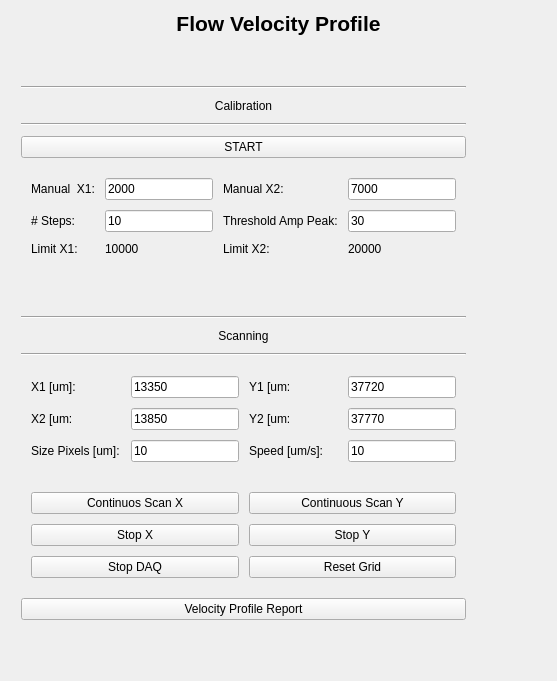
     <widget class="QWidget" name="page_calib">
      <layout class="QVBoxLayout" name="verticalLayout_11">
       <item>
        <layout class="QVBoxLayout" name="verticalLayout_10">
         <property name="spacing">
          <number>0</number>
         </property>
         <item>
          <widget class="QLabel" name="label_13">
           <property name="sizePolicy">
            <sizepolicy hsizetype="Preferred" vsizetype="Fixed">
             <horstretch>0</horstretch>
             <verstretch>0</verstretch>
            </sizepolicy>
           </property>
           <property name="text">
            <string>&lt;html&gt;&lt;head/&gt;&lt;body&gt;&lt;p align=&quot;center&quot;&gt;&lt;span style=&quot; font-size:16pt; font-weight:700;&quot;&gt;Flow Velocity Profile&lt;/span&gt;&lt;/p&gt;&lt;/body&gt;&lt;/html&gt;</string>
           </property>
          </widget>
         </item>
         <item>
          <layout class="QHBoxLayout" name="horizontalLayout_17">
           <property name="spacing">
            <number>10</number>
           </property>
           <property name="sizeConstraint">
            <enum>QLayout::SetFixedSize</enum>
           </property>
           <property name="leftMargin">
            <number>10</number>
           </property>
           <property name="topMargin">
            <number>10</number>
           </property>
           <property name="rightMargin">
            <number>10</number>
           </property>
           <property name="bottomMargin">
            <number>10</number>
           </property>
           <item>
            <layout class="QVBoxLayout" name="verticalLayout_8">
             <property name="sizeConstraint">
              <enum>QLayout::SetFixedSize</enum>
             </property>
             <item>
              <spacer name="verticalSpacer_6">
               <property name="orientation">
                <enum>Qt::Vertical</enum>
               </property>
               <property name="sizeHint" stdset="0">
                <size>
                 <width>20</width>
                 <height>40</height>
                </size>
               </property>
              </spacer>
             </item>
             <item>
              <widget class="Line" name="line_12">
               <property name="orientation">
                <enum>Qt::Horizontal</enum>
               </property>
              </widget>
             </item>
             <item>
              <widget class="QLabel" name="label_20">
               <property name="text">
                <string>Calibration</string>
               </property>
               <property name="alignment">
                <set>Qt::AlignCenter</set>
               </property>
              </widget>
             </item>
             <item>
              <widget class="Line" name="line_9">
               <property name="orientation">
                <enum>Qt::Horizontal</enum>
               </property>
              </widget>
             </item>
             <item>
              <widget class="QPushButton" name="Vel_Start_Calib">
               <property name="text">
                <string>START</string>
               </property>
              </widget>
             </item>
             <item>
              <layout class="QGridLayout" name="gridLayout_2">
               <property name="leftMargin">
                <number>10</number>
               </property>
               <property name="topMargin">
                <number>10</number>
               </property>
               <property name="rightMargin">
                <number>10</number>
               </property>
               <property name="bottomMargin">
                <number>10</number>
               </property>
               <property name="spacing">
                <number>10</number>
               </property>
               <item row="3" column="4">
                <widget class="QLineEdit" name="Vel_Threshold_Peak">
                 <property name="sizePolicy">
                  <sizepolicy hsizetype="Fixed" vsizetype="Fixed">
                   <horstretch>0</horstretch>
                   <verstretch>0</verstretch>
                  </sizepolicy>
                 </property>
                 <property name="text">
                  <string>30</string>
                 </property>
                </widget>
               </item>
               <item row="1" column="4">
                <widget class="QLineEdit" name="Vel_Manual_X2">
                 <property name="sizePolicy">
                  <sizepolicy hsizetype="Fixed" vsizetype="Fixed">
                   <horstretch>0</horstretch>
                   <verstretch>0</verstretch>
                  </sizepolicy>
                 </property>
                 <property name="text">
                  <string>7000</string>
                 </property>
                </widget>
               </item>
               <item row="3" column="0">
                <widget class="QLabel" name="label_28">
                 <property name="text">
                  <string># Steps:</string>
                 </property>
                </widget>
               </item>
               <item row="4" column="0">
                <widget class="QLabel" name="label_25">
                 <property name="text">
                  <string>Limit X1:</string>
                 </property>
                </widget>
               </item>
               <item row="3" column="2">
                <widget class="QLabel" name="label_24">
                 <property name="text">
                  <string>Threshold Amp Peak:</string>
                 </property>
                </widget>
               </item>
               <item row="1" column="0">
                <widget class="QLabel" name="label_21">
                 <property name="text">
                  <string>Manual  X1:</string>
                 </property>
                </widget>
               </item>
               <item row="4" column="2">
                <widget class="QLabel" name="label_26">
                 <property name="text">
                  <string>Limit X2:</string>
                 </property>
                </widget>
               </item>
               <item row="1" column="1">
                <widget class="QLineEdit" name="Vel_Manual_X1">
                 <property name="sizePolicy">
                  <sizepolicy hsizetype="Fixed" vsizetype="Fixed">
                   <horstretch>0</horstretch>
                   <verstretch>0</verstretch>
                  </sizepolicy>
                 </property>
                 <property name="text">
                  <string>2000</string>
                 </property>
                </widget>
               </item>
               <item row="1" column="2">
                <widget class="QLabel" name="label_23">
                 <property name="text">
                  <string>Manual X2:</string>
                 </property>
                </widget>
               </item>
               <item row="3" column="1">
                <widget class="QLineEdit" name="Vel_Steps_Calib">
                 <property name="sizePolicy">
                  <sizepolicy hsizetype="Fixed" vsizetype="Fixed">
                   <horstretch>0</horstretch>
                   <verstretch>0</verstretch>
                  </sizepolicy>
                 </property>
                 <property name="text">
                  <string>10</string>
                 </property>
                </widget>
               </item>
               <item row="4" column="1">
                <widget class="QLabel" name="Vel_Limit_X1">
                 <property name="text">
                  <string>10000</string>
                 </property>
                </widget>
               </item>
               <item row="4" column="4">
                <widget class="QLabel" name="Vel_Limit_X2">
                 <property name="text">
                  <string>20000</string>
                 </property>
                </widget>
               </item>
              </layout>
             </item>
             <item>
              <spacer name="verticalSpacer_5">
               <property name="orientation">
                <enum>Qt::Vertical</enum>
               </property>
               <property name="sizeHint" stdset="0">
                <size>
                 <width>20</width>
                 <height>40</height>
                </size>
               </property>
              </spacer>
             </item>
             <item>
              <layout class="QGridLayout" name="gridLayout_5">
               <property name="sizeConstraint">
                <enum>QLayout::SetFixedSize</enum>
               </property>
              </layout>
             </item>
             <item>
              <widget class="Line" name="line_13">
               <property name="orientation">
                <enum>Qt::Horizontal</enum>
               </property>
              </widget>
             </item>
             <item>
              <widget class="QLabel" name="label_29">
               <property name="text">
                <string>Scanning</string>
               </property>
               <property name="alignment">
                <set>Qt::AlignCenter</set>
               </property>
              </widget>
             </item>
             <item>
              <widget class="Line" name="line_15">
               <property name="orientation">
                <enum>Qt::Horizontal</enum>
               </property>
              </widget>
             </item>
             <item>
              <layout class="QGridLayout" name="gridLayout_7">
               <property name="sizeConstraint">
                <enum>QLayout::SetFixedSize</enum>
               </property>
               <property name="leftMargin">
                <number>10</number>
               </property>
               <property name="topMargin">
                <number>10</number>
               </property>
               <property name="rightMargin">
                <number>10</number>
               </property>
               <property name="bottomMargin">
                <number>10</number>
               </property>
               <property name="spacing">
                <number>10</number>
               </property>
               <item row="1" column="0">
                <widget class="QLabel" name="label_34">
                 <property name="text">
                  <string>X2 [um:</string>
                 </property>
                </widget>
               </item>
               <item row="0" column="3">
                <widget class="QLabel" name="label_35">
                 <property name="text">
                  <string>Y1 [um:</string>
                 </property>
                </widget>
               </item>
               <item row="0" column="4">
                <widget class="QLineEdit" name="lineEdit_y1_scan">
                 <property name="sizePolicy">
                  <sizepolicy hsizetype="Fixed" vsizetype="Fixed">
                   <horstretch>0</horstretch>
                   <verstretch>0</verstretch>
                  </sizepolicy>
                 </property>
                 <property name="text">
                  <string>37720</string>
                 </property>
                </widget>
               </item>
               <item row="3" column="3">
                <widget class="QLabel" name="label_41">
                 <property name="text">
                  <string>Speed [um/s]: </string>
                 </property>
                </widget>
               </item>
               <item row="3" column="4">
                <widget class="QLineEdit" name="lineEdit_speed_ums">
                 <property name="sizePolicy">
                  <sizepolicy hsizetype="Fixed" vsizetype="Fixed">
                   <horstretch>0</horstretch>
                   <verstretch>0</verstretch>
                  </sizepolicy>
                 </property>
                 <property name="text">
                  <string>10</string>
                 </property>
                </widget>
               </item>
               <item row="1" column="2">
                <widget class="QLineEdit" name="lineEdit_x2_scan">
                 <property name="sizePolicy">
                  <sizepolicy hsizetype="Fixed" vsizetype="Fixed">
                   <horstretch>0</horstretch>
                   <verstretch>0</verstretch>
                  </sizepolicy>
                 </property>3
                 <property name="text">
                  <string>13850</string>
                 </property>
                </widget>
               </item>
               <item row="0" column="0">
                <widget class="QLabel" name="label_33">
                 <property name="text">
                  <string>X1 [um]:</string>
                 </property>
                </widget>
               </item>
               <item row="1" column="4">
                <widget class="QLineEdit" name="lineEdit_y2_scan">
                 <property name="sizePolicy">
                  <sizepolicy hsizetype="Fixed" vsizetype="Fixed">
                   <horstretch>0</horstretch>
                   <verstretch>0</verstretch>
                  </sizepolicy>
                 </property>
                 <property name="text">
                  <string>37770</string>
                 </property>
                </widget>
               </item>
               <item row="3" column="2">
                <widget class="QLineEdit" name="lineEdit_Pixel_size">
                 <property name="sizePolicy">
                  <sizepolicy hsizetype="Minimum" vsizetype="Fixed">
                   <horstretch>0</horstretch>
                   <verstretch>0</verstretch>
                  </sizepolicy>
                 </property>
                 <property name="text">
                  <string>10</string>
                 </property>
                </widget>
               </item>
               <item row="3" column="0">
                <widget class="QLabel" name="label_32">
                 <property name="sizePolicy">
                  <sizepolicy hsizetype="Minimum" vsizetype="Preferred">
                   <horstretch>0</horstretch>
                   <verstretch>0</verstretch>
                  </sizepolicy>
                 </property>
                 <property name="text">
                  <string>Size Pixels [um]:</string>
                 </property>
                </widget>
               </item>
               <item row="1" column="3">
                <widget class="QLabel" name="label_36">
                 <property name="text">
                  <string>Y2 [um:</string>
                 </property>
                </widget>
               </item>
               <item row="0" column="2">
                <widget class="QLineEdit" name="lineEdit_x1_scan">
                 <property name="sizePolicy">
                  <sizepolicy hsizetype="Fixed" vsizetype="Fixed">
                   <horstretch>0</horstretch>
                   <verstretch>0</verstretch>
                  </sizepolicy>
                 </property>
                 <property name="text">
                  <string>13350</string>
                 </property>
                </widget>
               </item>
              </layout>
             </item>
             <item>
              <layout class="QGridLayout" name="gridLayout_3">
               <property name="leftMargin">
                <number>10</number>
               </property>
               <property name="topMargin">
                <number>10</number>
               </property>
               <property name="rightMargin">
                <number>10</number>
               </property>
               <property name="bottomMargin">
                <number>10</number>
               </property>
               <property name="spacing">
                <number>10</number>
               </property>
               <item row="1" column="0">
                <widget class="QPushButton" name="Stop_x_but">
                 <property name="text">
                  <string>Stop X</string>
                 </property>
                </widget>
               </item>
               <item row="0" column="0">
                <widget class="QPushButton" name="continuous_scanX_but">
                 <property name="text">
                  <string>Continuos Scan X</string>
                 </property>
                </widget>
               </item>
               <item row="1" column="1">
                <widget class="QPushButton" name="Stop_Y_but">
                 <property name="text">
                  <string>Stop Y</string>
                 </property>
                </widget>
               </item>
               <item row="0" column="1">
                <widget class="QPushButton" name="continuous_scanY_but">
                 <property name="text">
                  <string>Continuous Scan Y</string>
                 </property>
                </widget>
               </item>
               <item row="2" column="0">
                <widget class="QPushButton" name="Step_Step_but">
                 <property name="sizePolicy">
                  <sizepolicy hsizetype="Minimum" vsizetype="Fixed">
                   <horstretch>0</horstretch>
                   <verstretch>0</verstretch>
                  </sizepolicy>
                 </property>
                 <property name="text">
                  <string>Stop DAQ</string>
                 </property>
                </widget>
               </item>
               <item row="2" column="1">
                <widget class="QPushButton" name="Calib_Reset_Scan_but">
                 <property name="sizePolicy">
                  <sizepolicy hsizetype="Minimum" vsizetype="Fixed">
                   <horstretch>0</horstretch>
                   <verstretch>0</verstretch>
                  </sizepolicy>
                 </property>
                 <property name="text">
                  <string>Reset Grid</string>
                 </property>
                </widget>
               </item>
              </layout>
             </item>
             <item>
              <widget class="QPushButton" name="Vel_Report">
               <property name="text">
                <string>Velocity Profile Report</string>
               </property>
              </widget>
             </item>
             <item>
              <spacer name="verticalSpacer_9">
               <property name="orientation">
                <enum>Qt::Vertical</enum>
               </property>
               <property name="sizeHint" stdset="0">
                <size>
                 <width>20</width>
                 <height>40</height>
                </size>
               </property>
              </spacer>
             </item>
            </layout>
           </item>
           <item>
            <layout class="QVBoxLayout" name="verticalLayout_9">
             <property name="spacing">
              <number>10</number>
             </property>
             <property name="leftMargin">
              <number>10</number>
             </property>
             <property name="topMargin">
              <number>10</number>
             </property>
             <property name="rightMargin">
              <number>10</number>
             </property>
             <property name="bottomMargin">
              <number>10</number>
             </property>
             <item>
              <layout class="QVBoxLayout" name="Layout_table_Scan">
               <property name="spacing">
                <number>5</number>
               </property>
               <property name="sizeConstraint">
                <enum>QLayout::SetMaximumSize</enum>
               </property>
               <property name="leftMargin">
                <number>5</number>
               </property>
               <property name="topMargin">
                <number>5</number>
               </property>
               <property name="rightMargin">
                <number>5</number>
               </property>
               <property name="bottomMargin">
                <number>5</number>
               </property>
               <item>
                <spacer name="horizontalSpacer_9">
                 <property name="orientation">
                  <enum>Qt::Horizontal</enum>
                 </property>
                 <property name="sizeHint" stdset="0">
                  <size>
                   <width>40</width>
                   <height>20</height>
                  </size>
                 </property>
                </spacer>
               </item>
              </layout>
             </item>
            </layout>
           </item>
          </layout>
         </item>
        </layout>
       </item>
      </layout>
     </widget>
